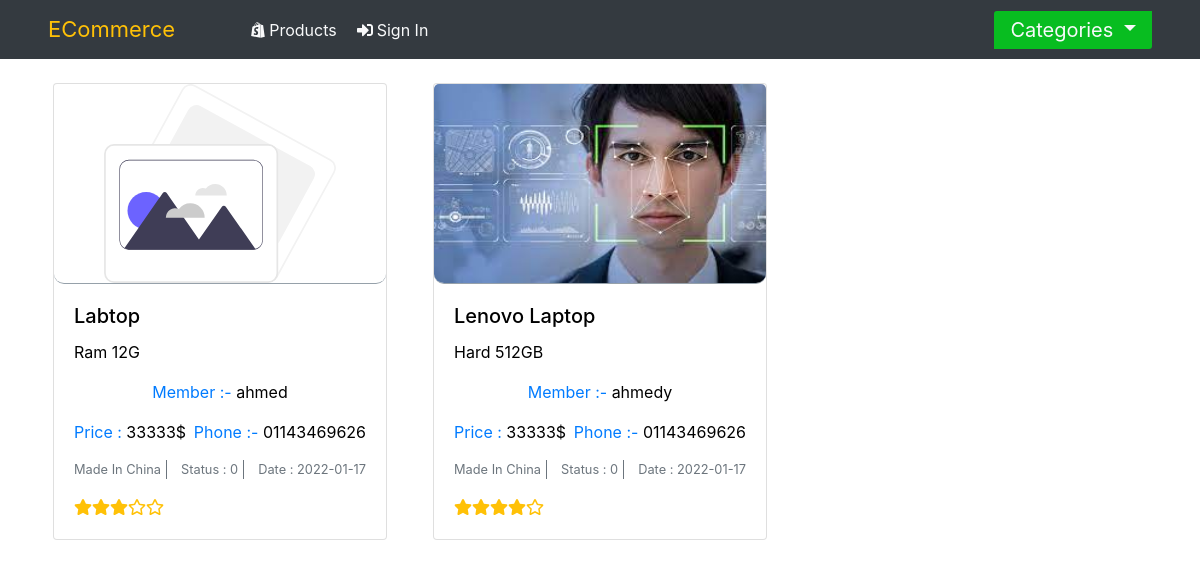
The page /categories.php?CatID=1 on the database its author committed.
### tables this page shows
CREATE TABLE `items` (
  `ID` int NOT NULL AUTO_INCREMENT,
  `Name` varchar(100) NOT NULL,
  `Description` text,
  `Price` float NOT NULL,
  `AddDate` date NOT NULL,
  `CountryMade` varchar(100) DEFAULT NULL,
  `Status` tinyint NOT NULL DEFAULT '1',
  `Cat_ID` int NOT NULL,
  `Member_ID` int NOT NULL,
  `Image` varchar(255) NOT NULL,
  `Approve` tinyint NOT NULL DEFAULT '1',
  PRIMARY KEY (`ID`),
  KEY `FK_Member_ID` (`Member_ID`),
  CONSTRAINT `FK_Member_ID` FOREIGN KEY (`Member_ID`) REFERENCES `login` (`userID`) ON DELETE CASCADE ON UPDATE CASCADE
);

### includes/template/init.php (called while the page is built, shortened)
<?php
  include "./includes/template/header.inc.php";
?>

### includes/functions/functions.php (called while the page is built, shortened)
<?php
function GetItems( $select, $table, $order, $val = array()){
    global $con;
    $stmt = $con->prepare("SELECT $select FROM $table ORDER BY $order");
    $stmt->execute($val);
    return $stmt->fetchAll();
}
?>

### categories.php (the view, shortened to what this page needs)
<?php
    include "./includes/template/init.php";
    styleFile("categories.css");
if(isset($_GET["CatID"]) && is_numeric($_GET["CatID"])){
    $items = GetItems("*, items.ID AS itemsID, items.Name AS itemsName, items.Description AS itemsDes", "items LEFT JOIN categories ON items.Cat_ID = categories.ID
    LEFT JOIN login ON login.userID = items.Member_ID
     WHERE categories.ID = ? ","items.Name", array(intval($_GET["CatID"])));
    if(!empty($items)){
        ?>
        <div class="container">
            <div class="row">
            <?php
            foreach($items as $item){
                $stmt2 = $con->prepare("SELECT SUM(comments.Rating)/COUNT(comments.Rating) AS totalRating from items
                LEFT JOIN comments
                ON  items.ID = comments.itemID
                WHERE items.ID = ? LIMIT 1");
                $stmt2->execute(array($item["itemsID"]));
                $rows2 = $stmt2->fetchAll();
                $myImg = empty($item["Image"]) || $item["Image"] == "NULL" ? "./layout/images/Products/DefaultImg.svg" : $item["Image"] ;
          ?>
           <div class="col-sm-4 col-md-6 col-lg-4 ">
           <a class="linkCard" href="index.php?do=info&itemID=<?php echo $item["itemsID"] ?>">
           <div class="py-4 px-2"> <div class="card">
   <img src="<?php echo $myImg; ?>" class="card-img-top" alt="Product">
   <div class="card-body">
     <h5 class="card-title"><?php echo $item["itemsName"]; ?></h5>
     <p class="card-text"><?php echo $item["itemsDes"] ?></p>
     <p class="card-text"><?php echo "<div class='text-center'><span class='text-primary'>Member :- "
     ."</span>".$item["userName"]."</div>" ?></p>
     <p class="card-text text-center"><?php echo "<div class = 'd-flex justify-content-between align-items-center'>
     <div><span class='text-primary'>Price :</span> ".$item["Price"]."$</div>"
     ."<div><span class='text-primary'>Phone :- </span>".$item["Phone"]."</div></div>"; ?></p>
     <p class="card-text d-flex align-items-center justify-content-between">
         <small class="text-muted borderL"><?php echo "Made In ".$item["CountryMade"] ?></small>
         <small class="text-muted borderL"><?php echo "Status : ".$item["Status"]?></small>
     <small class="text-muted"><?php echo "Date :  ".$item["AddDate"] ?></small></p>
    <?php
    for($i=0; $i<5; $i++){
        if(is_numeric($rows2[0]["totalRating"]) ){
            if(intval($rows2[0]["totalRating"]) > $i){
                echo "<i class='fas fa-star text-warning'></i>";
            }
            else{
                echo "<i class='far fa-star text-warning'></i>";
            }
        }else{
            echo "<i class='far fa-star text-warning'></i>";
        }
        }
    ?>
   </div>
 </div>
   </div>
 </div>
            <?php
            }
            ?></div>
           </div>
        <?php
    }else{
        Redirected("<div class = 'alert alert-danger m-4'>Category Is Empty</div>", 3);
    }
}else{
    Redirected("<div class = 'alert alert-danger m-4'>Category Is Not Found</div>", 3);
}
include "./includes/template/footer.inc.php";
?>

### includes/template/header.inc.php (shortened to what this page needs)
<!DOCTYPE html>
<html lang="en">
<?php
include "./includes/functions/functions.php";
function styleFile($File){
echo "
<head>
    <meta charset='UTF-8'>
    <meta http-equiv='X-UA-Compatible' content='IE=edge'>
    <meta name='viewport' content='width=device-width, initial-scale=1.0'>
    <title>Admin</title>
    <link rel='stylesheet' href='./Admin/layout/css/bootstrap.min.css'>
    <link rel='stylesheet' href='./Admin/layout/css/all.min.css'>
    <link rel='stylesheet' href='./Admin/layout/css/jquery-ui.css'>
    <link rel='stylesheet' href='./Admin/layout/css/jquery.selectBoxIt.css'>
    <link rel='stylesheet' href='./layout/css/stylecss.css'>
    <link rel='stylesheet' href='./layout/css/".$File."'>
</head>
<body>
<nav class='navbar navbar-expand-lg navbar-dark bg-dark'>
  <a class='navbar-brand text-warning brand' href='#'>ECommerce</a>
  <button class='navbar-toggler' type='button' data-toggle='collapse' data-target='#app-nav' aria-controls='navbarSupportedContent' aria-expanded='false' aria-label='Toggle navigation'>
    <span class='navbar-toggler-icon'></span>
  </button>
  <div class='collapse navbar-collapse' id='app-nav'>
    <ul class='navbar-nav mr-auto'>
      <li class='nav-item active'>
        <a class='nav-link text-light' href='index.php'><i class='fab fa-shopify mx-1'></i>Products</a>
      </li>
      <li class='nav-item'>
        <a class='nav-link text-light' href='Admin/index.php'><i class='fas fa-sign-in-alt mx-1'></i>Sign In</a>
      </li>
    </ul>
  </div>
  <div class='navStyle'>
  <a class='nav-link py-1 text-light dropdown-toggle' href='#' id='navbarDropdown' role='button' data-toggle='dropdown' aria-expanded='false'>
          Categories
        </a>
        <div class='dropdown-menu bg-dark' aria-labelledby='navbarDropdown'>";
          echo "
  </div>
</nav>
";
}
?>

### includes/template/footer.inc.php
<?php
echo "
<script src='./layout/js/jquery.min.js'></script>
<script src='./layout/js/bootstrap.min.js'></script>
<script src='./layout/js/all.min.js'></script>
<script src='./layout/js/app.js'></script>
<script src='./layout/js/jquery-ui.min.js'></script>
</body>
</html>";
?>

### layout/css/stylecss.css (style rules this page uses)
* { margin: 0; padding: 0; box-sizing: border-box; }
.brand { font-size: 22px; margin-right: 4rem; margin-left: 2rem; }
.navStyle { font-size: 20px; position: relative; margin-right: 2rem; }
.navStyle .dropdown-toggle { background-color: rgb(8, 189, 32) !important; border-radius: 3px 0 3px 0 !important; }
.d-flex { flex-wrap: wrap; }

### layout/css/categories.css (style rules this page uses)
.borderL { border-right: 1px solid #6c757d; padding-right: 5px; }
.card .card-img-top { height: 200px; border-bottom: 1px solid #96a1aa; border-radius: 5px 5px 10px 10px; }
.linkCard { text-decoration: none !important; color: black; }
.d-flex { flex-wrap: wrap; }

### rows shown on the page
items: shows a picture, Name "Labtop", Description "Ram 12G", Member_ID.userName "ahmed", Price "33333", Member_ID.Phone "01143469626", CountryMade "China", Status "0", AddDate "2022-01-17"
items: Image (picture), Name "Lenovo Laptop", Description "Hard 512GB", Member_ID.userName "ahmedy", Price "33333", Member_ID.Phone "01143469626", CountryMade "China", Status "0", AddDate "2022-01-17"
